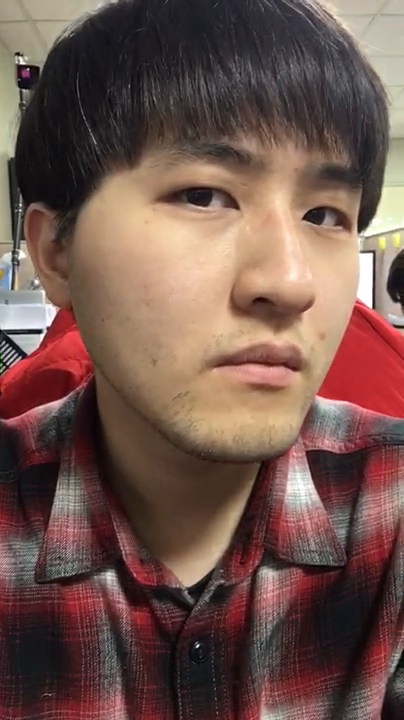
//> input picture frame 18 of Project3/Project3/video.mp4, 404 x 720 px
$ ./desire   (built with g++ and OpenCV 4)
//> lines starting //> are read from the running program, lines starting //| are printed output that depends on the picture
#include <opencv2/objdetect/objdetect.hpp>
#include <opencv2/highgui/highgui.hpp>
#include <opencv2/imgproc/imgproc.hpp>

#include <iostream>
#include <queue>
#include <stdio.h>
#include <math.h>
/** Constants **/


/** Function Headers */
void detectAndDisplay(cv::Mat frame);

/** Global variables */
//-- Note, either copy these two files from opencv/data/haarscascades to your current folder, or change these locations
cv::String face_cascade_name = "res/haarcascade_frontalface_alt.xml";
cv::CascadeClassifier face_cascade;
std::string main_window_name = "Capture - Face detection";
std::string face_window_name = "Capture - Face";
cv::RNG rng(12345);
cv::Mat debugImage;
cv::Mat skinCrCbHist = cv::Mat::zeros(cv::Size(256,256), CV_8UC1);

/**
* @function main
*/
int main(int argc, const char** argv) {
	cv::Mat frame;

	// Load the cascades
	if (!face_cascade.load(face_cascade_name)) { printf("--(!)Error loading face cascade, please change face_cascade_name in source code.\n"); return -1; };
	cv::namedWindow(main_window_name, CV_WINDOW_NORMAL);
	cv::moveWindow(main_window_name, 400, 100);
	cv::namedWindow(face_window_name, CV_WINDOW_NORMAL);
	cv::moveWindow(face_window_name, 10, 100);
	cv::namedWindow("Right Eye", CV_WINDOW_NORMAL);
	cv::moveWindow("Right Eye", 10, 600);
	cv::namedWindow("Left Eye", CV_WINDOW_NORMAL);
	cv::moveWindow("Left Eye", 10, 800);
	cv::namedWindow("aa", CV_WINDOW_NORMAL);
	cv::moveWindow("aa", 10, 800);
	cv::namedWindow("aaa", CV_WINDOW_NORMAL);
	cv::moveWindow("aaa", 10, 800);

	//ellipse(skinCrCbHist, cv::Point(113, 155.6), cv::Size(23.4, 15.2),43.0, 0.0, 360.0, cv::Scalar(255, 255, 255), -1);

	// I make an attempt at supporting both 2.x and 3.x OpenCV
#if CV_MAJOR_VERSION < 3
	CvCapture* capture = cvCaptureFromCAM(0);
	if (capture) {
		while (true) {
			frame = cvQueryFrame(capture);
#else
	cv::VideoCapture capture("video.mp4");
	if (capture.isOpened()) {
		std::cout << "dkdkd" << std::endl;
		while (true) {
			capture.read(frame);
//> frame is the input picture: 720 rows x 404 cols, CV_8UC3; mean B, G, R 76.6, 84.5, 112.8
#endif
			// mirror it
			cv::flip(frame, frame, 1);
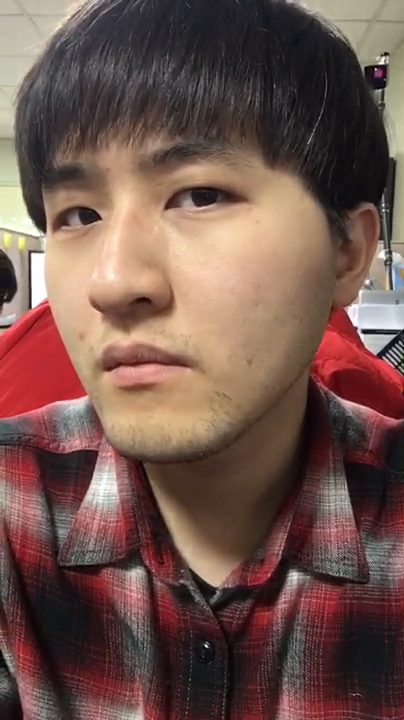
//> frame: 720 rows x 404 cols, CV_8UC3; mean B, G, R 76.6, 84.5, 112.8
			frame.copyTo(debugImage);

			// Apply the classifier to the frame
			if (!frame.empty()) {
				detectAndDisplay(frame);

			}
			else {
				printf(" --(!) No captured frame -- Break!");
				break;
			}

			imshow(main_window_name, debugImage);

			int c = cv::waitKey(10);
			if ((char)c == 'c') { break; }
			if ((char)c == 'f') {
				imwrite("frame.png", frame);
			}
		}
	}
	return 0;
}
void detectAndDisplay(cv::Mat frame) {
	std::vector<cv::Rect> faces;
	//cv::Mat frame_gray;

	std::vector<cv::Mat> rgbChannels(3);
	cv::split(frame, rgbChannels);
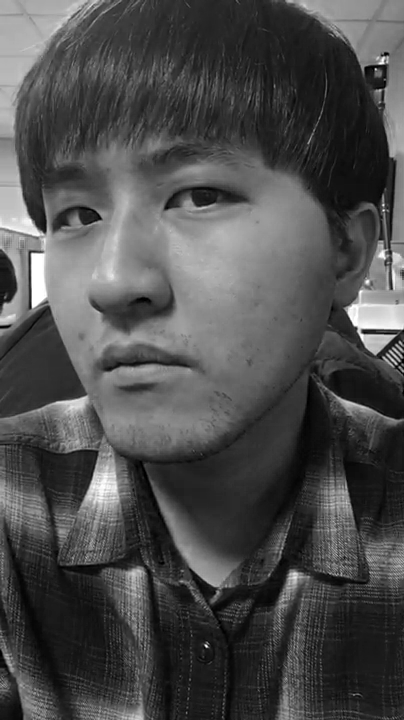
//> rgbChannels[0]: 720 rows x 404 cols, CV_8UC1; min 0, max 255, mean 76.6
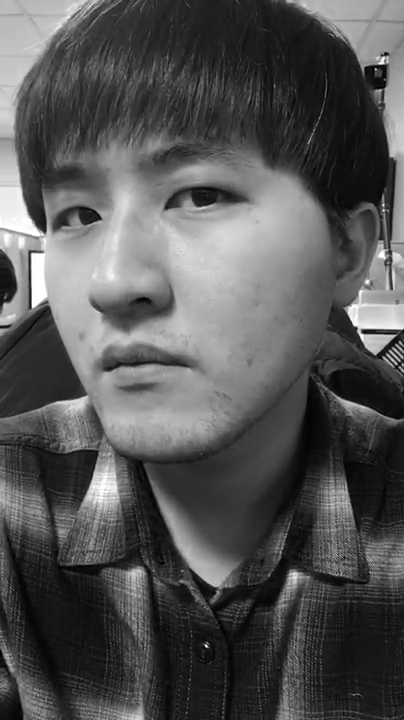
//> rgbChannels[1]: 720 rows x 404 cols, CV_8UC1; min 0, max 255, mean 84.5
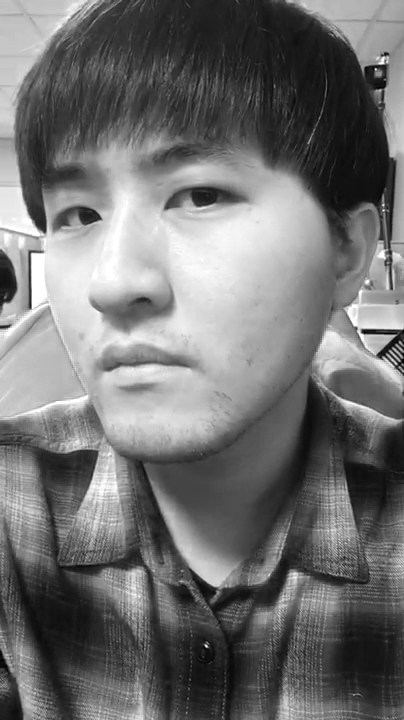
//> rgbChannels[2]: 720 rows x 404 cols, CV_8UC1; min 0, max 255, mean 112.8
	cv::Mat frame_gray = rgbChannels[2];

	// [6 lines of commented-out code are left out]

	for (int i = 0; i < faces.size(); i++)
	{
		rectangle(debugImage, faces[i], 1234);
	}
//> the Esc key is pressed
	//-- Show what you got
	//if (faces.size() > 0) {
		//findEyes(frame_gray, faces[0]);
	//}
}

$ run again, starting later in the video
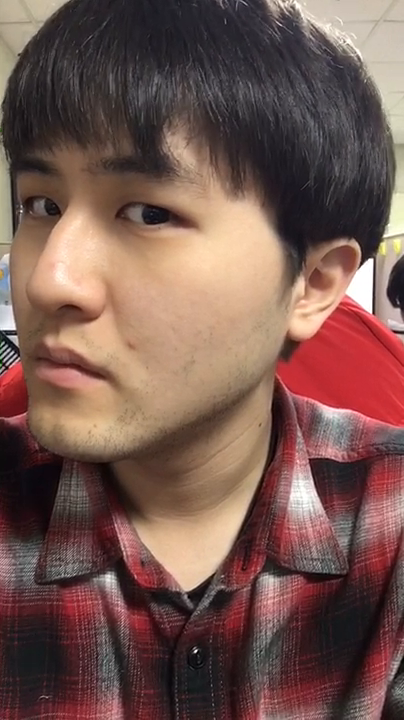
//> input picture frame 81 of Project3/Project3/video.mp4, 404 x 720 px
//> frame is the input picture: 720 rows x 404 cols, CV_8UC3; mean B, G, R 79.9, 87.5, 118.2
//> in detectAndDisplay, `cv::split(frame, rgbChannels);`:
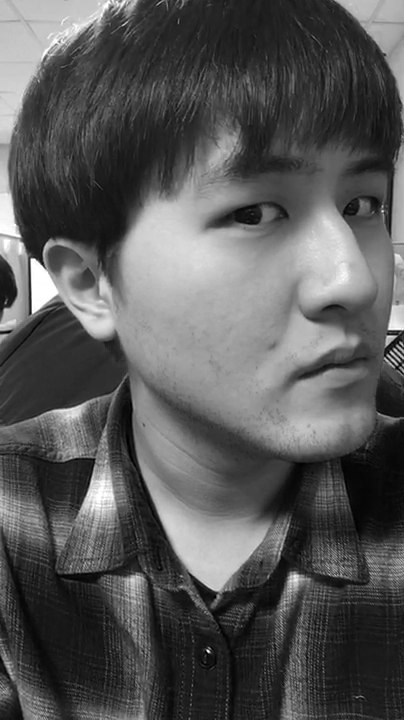
//> rgbChannels[1]: 720 rows x 404 cols, CV_8UC1; min 0, max 255, mean 87.5
//> in detectAndDisplay, `cv::split(frame, rgbChannels);`:
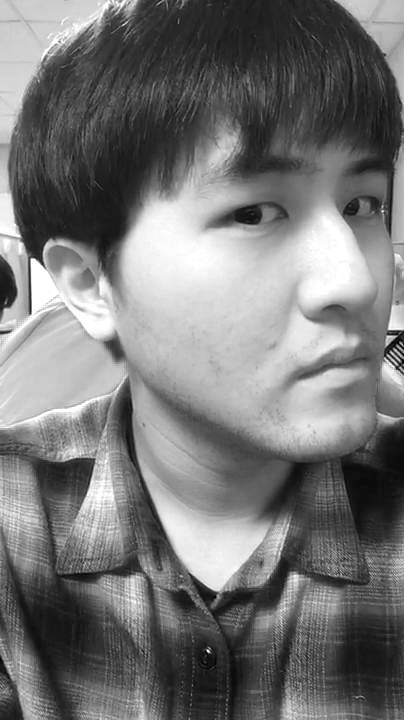
//> rgbChannels[2]: 720 rows x 404 cols, CV_8UC1; min 0, max 255, mean 118.2

$ run again, starting later in the video
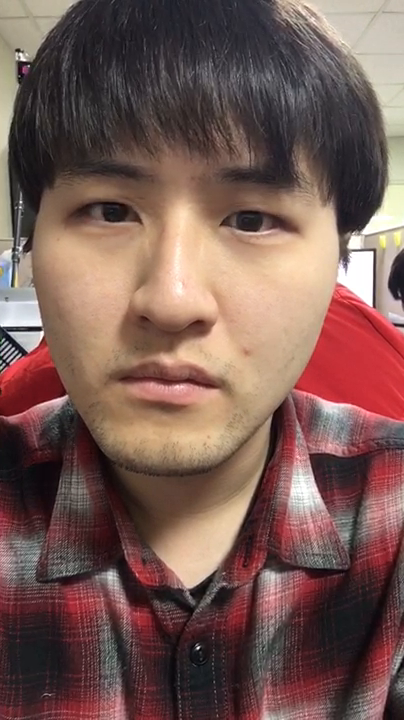
//> input picture frame 145 of Project3/Project3/video.mp4, 404 x 720 px
//> frame is the input picture: 720 rows x 404 cols, CV_8UC3; mean B, G, R 84.1, 90.9, 120.5
//> in detectAndDisplay, `cv::split(frame, rgbChannels);`:
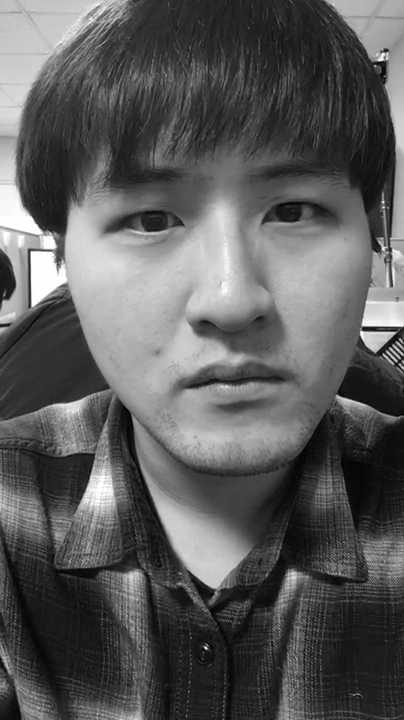
//> rgbChannels[1]: 720 rows x 404 cols, CV_8UC1; min 0, max 255, mean 90.9
//> in detectAndDisplay, `cv::split(frame, rgbChannels);`:
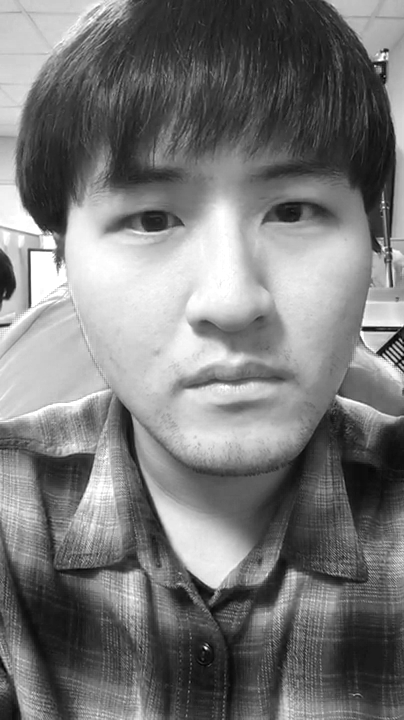
//> rgbChannels[2]: 720 rows x 404 cols, CV_8UC1; min 0, max 255, mean 120.5
